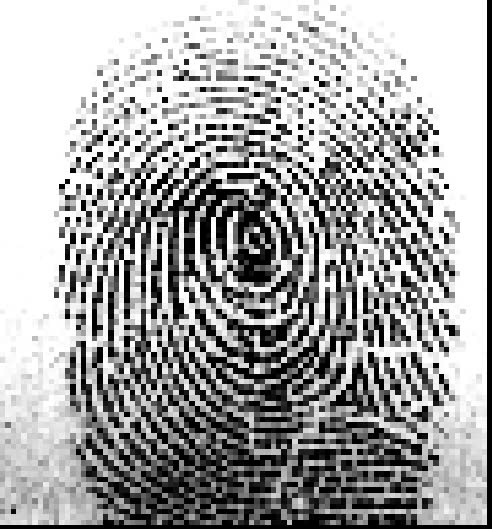
#> input picture fingerprint_processing/input3.jpg, 492 x 529 px
$ python fingerprint_processing.py
#> lines starting #> are read from the running program, lines starting #| are printed output that depends on the picture; after the words box and inside, x2 and y2 are one past the last pixel; in counts of white or black regions, pixels touching at a corner belong together
import os
from PIL import Image
import matplotlib.pyplot as plt
import cv2
import numpy as np

# Referance: https://github.com/greglandrum/rdkit_blog/blob/master/notebooks/Fingerprint%20Thresholds.ipynb
# https://www.kaggle.com/code/dijorajsenroy/fingerprint-feature-extraction-for-biometrics
# https://stackoverflow.com/questions/46522056/how-to-whiten-background-and-blaken-grid-in-a-same-image

import numpy as np
import cv2
from scipy import signal
from scipy import ndimage
import math
import scipy

class FingerprintImageEnhancer(object):
    def __init__(self):
        self.ridge_segment_blksze = 16
        self.ridge_segment_thresh = 0.1
        self.gradient_sigma = 1
        self.block_sigma = 7
        self.orient_smooth_sigma = 7
        self.ridge_freq_blksze = 38
        self.ridge_freq_windsze = 5
        self.min_wave_length = 5
        self.max_wave_length = 15
        self.kx = 0.65
        self.ky = 0.65
        self.angleInc = 1
        self.ridge_filter_thresh = -2


        self._mask = []
        self._normim = []
        self._orientim = []
        self._mean_freq = []
        self._median_freq = []
        self._freq = []
        self._freqim = []
        self._binim = []

    def __normalise(self, img, mean, std):
        if(np.std(img) == 0):
            raise ValueError("Image standard deviation is 0. Please review image again")
        normed = (img - np.mean(img)) / (np.std(img))
        return (normed)

    def __ridge_segment(self, img):
        rows, cols = img.shape
        im = self.__normalise(img, 0, 1)  # normalise to get zero mean and unit standard deviation

        new_rows = np.int32(self.ridge_segment_blksze * np.ceil((float(rows)) / (float(self.ridge_segment_blksze))))

        new_cols = int(self.ridge_segment_blksze * np.ceil((float(cols)) / (float(self.ridge_segment_blksze))))


        padded_img = np.zeros((new_rows, new_cols))
        stddevim = np.zeros((new_rows, new_cols))
        padded_img[0:rows][:, 0:cols] = im
        for i in range(0, new_rows, self.ridge_segment_blksze):
            for j in range(0, new_cols, self.ridge_segment_blksze):
                block = padded_img[i:i + self.ridge_segment_blksze][:, j:j + self.ridge_segment_blksze]

                stddevim[i:i + self.ridge_segment_blksze][:, j:j + self.ridge_segment_blksze] = np.std(block) * np.ones(block.shape)

        stddevim = stddevim[0:rows][:, 0:cols]
        self._mask = stddevim > self.ridge_segment_thresh
        mean_val = np.mean(im[self._mask])
        std_val = np.std(im[self._mask])
        self._normim = (im - mean_val) / (std_val)

    def __ridge_orient(self):
        rows,cols = self._normim.shape
        #Calculate image gradients.
        sze = np.fix(6*self.gradient_sigma)
        if np.remainder(sze,2) == 0:
            sze = sze+1

        gauss = cv2.getGaussianKernel(int(sze), self.gradient_sigma)

        f = gauss * gauss.T

        fy,fx = np.gradient(f)                               #Gradient of Gaussian

        Gx = signal.convolve2d(self._normim, fx, mode='same')
        Gy = signal.convolve2d(self._normim, fy, mode='same')

        Gxx = np.power(Gx,2)
        Gyy = np.power(Gy,2)
        Gxy = Gx*Gy

        #Now smooth the covariance data to perform a weighted summation of the data.
        sze = np.fix(6*self.block_sigma)

        gauss = cv2.getGaussianKernel(int(sze), self.block_sigma)

        f = gauss * gauss.T

        Gxx = ndimage.convolve(Gxx,f)
        Gyy = ndimage.convolve(Gyy,f)
        Gxy = 2*ndimage.convolve(Gxy,f)

        # Analytic solution of principal direction
        denom = np.sqrt(np.power(Gxy,2) + np.power((Gxx - Gyy),2)) + np.finfo(float).eps

        sin2theta = Gxy/denom                   # Sine and cosine of doubled angles
        cos2theta = (Gxx-Gyy)/denom


        if self.orient_smooth_sigma:
            sze = np.fix(6*self.orient_smooth_sigma)
            if np.remainder(sze,2) == 0:
                sze = sze+1
            gauss = cv2.getGaussianKernel(int(sze), self.orient_smooth_sigma)

            f = gauss * gauss.T
            cos2theta = ndimage.convolve(cos2theta,f)                   # Smoothed sine and cosine of
            sin2theta = ndimage.convolve(sin2theta,f)                   # doubled angles

        self._orientim = np.pi/2 + np.arctan2(sin2theta,cos2theta)/2

    def __ridge_freq(self):

        rows, cols = self._normim.shape
        freq = np.zeros((rows, cols))

        for r in range(0, rows - self.ridge_freq_blksze, self.ridge_freq_blksze):
            for c in range(0, cols - self.ridge_freq_blksze, self.ridge_freq_blksze):
                blkim = self._normim[r:r + self.ridge_freq_blksze][:, c:c + self.ridge_freq_blksze]
                blkor = self._orientim[r:r + self.ridge_freq_blksze][:, c:c + self.ridge_freq_blksze]

                freq[r:r + self.ridge_freq_blksze][:, c:c + self.ridge_freq_blksze] = self.__frequest(blkim, blkor)

        self._freq = freq * self._mask
        freq_1d = np.reshape(self._freq, (1, rows * cols))
        ind = np.where(freq_1d > 0)

        ind = np.array(ind)
        ind = ind[1, :]

        non_zero_elems_in_freq = freq_1d[0][ind]

        self._mean_freq = np.mean(non_zero_elems_in_freq)
        self._median_freq = np.median(non_zero_elems_in_freq)  # does not work properly

        self._freq = self._mean_freq * self._mask

    def __frequest(self, blkim, blkor):
        rows, cols = np.shape(blkim)

        # Find mean orientation within the block. This is done by averaging the
        # sines and cosines of the doubled angles before reconstructing the
        # angle again.  This avoids wraparound problems at the origin.

        cosorient = np.mean(np.cos(2 * blkor))
        sinorient = np.mean(np.sin(2 * blkor))
        orient = math.atan2(sinorient, cosorient) / 2

        # Rotate the image block so that the ridges are vertical

        # ROT_mat = cv2.getRotationMatrix2D((cols/2,rows/2),orient/np.pi*180 + 90,1)
        # rotim = cv2.warpAffine(im,ROT_mat,(cols,rows))
        rotim = scipy.ndimage.rotate(blkim, orient / np.pi * 180 + 90, axes=(1, 0), reshape=False, order=3,
                                     mode='nearest')

        # Now crop the image so that the rotated image does not contain any
        # invalid regions.  This prevents the projection down the columns
        # from being mucked up.

        cropsze = int(np.fix(rows / np.sqrt(2)))
        offset = int(np.fix((rows - cropsze) / 2))
        rotim = rotim[offset:offset + cropsze][:, offset:offset + cropsze]

        # Sum down the columns to get a projection of the grey values down
        # the ridges.

        proj = np.sum(rotim, axis=0)
        dilation = scipy.ndimage.grey_dilation(proj, self.ridge_freq_windsze, structure=np.ones(self.ridge_freq_windsze))

        temp = np.abs(dilation - proj)

        peak_thresh = 2

        maxpts = (temp < peak_thresh) & (proj > np.mean(proj))
        maxind = np.where(maxpts)

        rows_maxind, cols_maxind = np.shape(maxind)


        if (cols_maxind < 2):
            return(np.zeros(blkim.shape))
        else:
            NoOfPeaks = cols_maxind
            waveLength = (maxind[0][cols_maxind - 1] - maxind[0][0]) / (NoOfPeaks - 1)
            if waveLength >= self.min_wave_length and waveLength <= self.max_wave_length:
                return(1 / np.double(waveLength) * np.ones(blkim.shape))
            else:
                return(np.zeros(blkim.shape))

    def __ridge_filter(self):

        im = np.double(self._normim)
        rows, cols = im.shape
        newim = np.zeros((rows, cols))

        freq_1d = np.reshape(self._freq, (1, rows * cols))
        ind = np.where(freq_1d > 0)

        ind = np.array(ind)
        ind = ind[1, :]

        # Round the array of frequencies to the nearest 0.01 to reduce the
        # number of distinct frequencies we have to deal with.

        non_zero_elems_in_freq = freq_1d[0][ind]
        non_zero_elems_in_freq = np.double(np.round((non_zero_elems_in_freq * 100))) / 100

        unfreq = np.unique(non_zero_elems_in_freq)

        # Generate filters corresponding to these distinct frequencies and
        # orientations in 'angleInc' increments.

        sigmax = 1 / unfreq[0] * self.kx
        sigmay = 1 / unfreq[0] * self.ky

        sze = int(np.round(3 * np.max([sigmax, sigmay])))


        x, y = np.meshgrid(np.linspace(-sze, sze, (2 * sze + 1)), np.linspace(-sze, sze, (2 * sze + 1)))

        reffilter = np.exp(-(((np.power(x, 2)) / (sigmax * sigmax) + (np.power(y, 2)) / (sigmay * sigmay)))) * np.cos(
            2 * np.pi * unfreq[0] * x)        # this is the original gabor filter

        filt_rows, filt_cols = reffilter.shape

        angleRange = int(180 / self.angleInc)


        gabor_filter = np.array(np.zeros((angleRange, filt_rows, filt_cols)))

        for o in range(0, angleRange):
            # Generate rotated versions of the filter.  Note orientation
            # image provides orientation *along* the ridges, hence +90
            # degrees, and imrotate requires angles +ve anticlockwise, hence
            # the minus sign.

            rot_filt = scipy.ndimage.rotate(reffilter, -(o * self.angleInc + 90), reshape=False)
            gabor_filter[o] = rot_filt

        # Find indices of matrix points greater than maxsze from the image
        # boundary

        maxsze = int(sze)

        temp = self._freq > 0
        validr, validc = np.where(temp)

        temp1 = validr > maxsze
        temp2 = validr < rows - maxsze
        temp3 = validc > maxsze
        temp4 = validc < cols - maxsze

        final_temp = temp1 & temp2 & temp3 & temp4

        finalind = np.where(final_temp)

        # Convert orientation matrix values from radians to an index value
        # that corresponds to round(degrees/angleInc)

        maxorientindex = np.round(180 / self.angleInc)
        orientindex = np.round(self._orientim / np.pi * 180 / self.angleInc)

        # do the filtering
        for i in range(0, rows):
            for j in range(0, cols):
                if (orientindex[i][j] < 1):
                    orientindex[i][j] = orientindex[i][j] + maxorientindex
                if (orientindex[i][j] > maxorientindex):
                    orientindex[i][j] = orientindex[i][j] - maxorientindex
        finalind_rows, finalind_cols = np.shape(finalind)
        sze = int(sze)
        for k in range(0, finalind_cols):
            r = validr[finalind[0][k]]
            c = validc[finalind[0][k]]

            img_block = im[r - sze:r + sze + 1][:, c - sze:c + sze + 1]

            newim[r][c] = np.sum(img_block * gabor_filter[int(orientindex[r][c]) - 1])

        self._binim = newim < self.ridge_filter_thresh

    def save_enhanced_image(self, path):
        # saves the enhanced image at the specified path
        cv2.imwrite(path, (255 * self._binim))

    def enhance(self, img, resize=True):
        # main function to enhance the image.
        # calls all other subroutines

        if(resize):
            rows, cols = np.shape(img)
            aspect_ratio = np.double(rows) / np.double(cols)

            new_rows = 350                      # randomly selected number
            new_cols = new_rows / aspect_ratio

            img = cv2.resize(img, (int(new_cols), int(new_rows)))


        self.__ridge_segment(img)   # normalise the image and find a ROI
        self.__ridge_orient()       # compute orientation image
        self.__ridge_freq()         # compute major frequency of ridges
        self.__ridge_filter()       # filter the image using oriented gabor filter
        return(self._binim)

    import sys
import cv2

image_enhancer = FingerprintImageEnhancer()         # Create object called image_enhancer
                               # load input image
print('loading sample image');
img_name = 'input3.jpg'
img = Image.open(img_name)
#> img is the input picture: PIL image 492x529 RGB; min 0, max 255, mean 165.6
img = np.array(img)
img = cv2.cvtColor(img, cv2.COLOR_BGR2GRAY)
#> img: shape (529, 492)

img = cv2.adaptiveThreshold(img,255,cv2.ADAPTIVE_THRESH_MEAN_C,cv2.THRESH_BINARY,25,1)
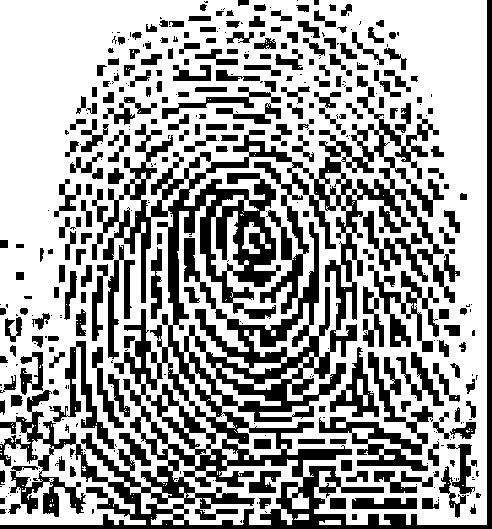
#> img: shape (529, 492); 63.6% white; 424 black regions (195 under 20 px), largest, box (x1, y1, x2, y2) and area: (0, 0, 492, 529) 57952, (319, 352, 433, 471) 3336, (368, 265, 439, 352) 1975

if(len(img.shape)>2):                               # convert image into gray if necessary
    img = cv2.cvtColor(img,cv2.COLOR_BGR2GRAY)

out = image_enhancer.enhance(img)     # run image enhancer
#> in __ridge_segment, `self._mask = stddevim > self.ridge_segment_thresh`:
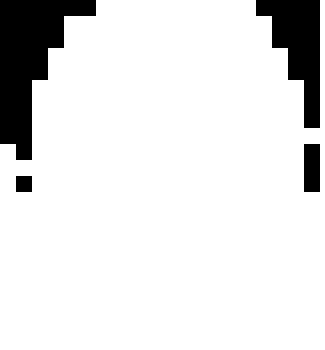
#> self._mask: shape (350, 325) bool; 88.7% white; 4 black regions, box (x1, y1, x2, y2) and area: (0, 0, 96, 160) 7424, (256, 0, 320, 128) 4352, (304, 144, 320, 192) 768, (16, 176, 32, 192) 256
#> in __ridge_segment, `mean_val = np.mean(im[self._mask])`: mean_val = -0.102
#> in __ridge_segment, `std_val = np.std(im[self._mask])`: std_val = 1.02
#> in __ridge_orient, `self._orientim = np.pi/2 + np.arctan2(sin2theta,cos2theta)/2`:
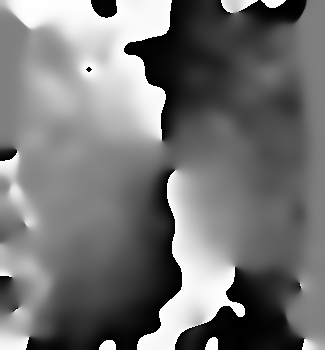
#> self._orientim: shape (350, 325) float64; min 9.87e-07, max 3.14, mean 1.44; drawn with min black and max white
#> the loop in __ridge_freq, `for r in range(0, rows - self.ridge_freq_blksze, self.ridge_freq_blksz..` made 9 passes
#> after the loop in __ridge_freq, `for r in range(0, rows - self.ridge_freq_blksze, self.ridge_freq_blksz..`:
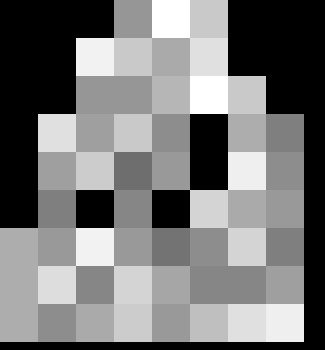
#> freq: shape (350, 325) float64; min 0, max 0.2, mean 0.0933; drawn with min black and max white
#> after the loop in __ridge_filter, `for i in range(0, rows):`:
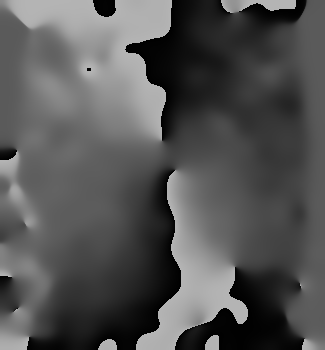
#> orientindex: shape (350, 325) float64; min 1, max 180, mean 83.9
#> after the loop in __ridge_filter, `for k in range(0, finalind_cols):`:
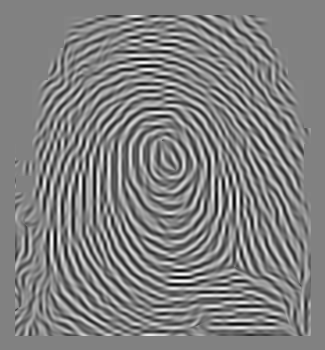
#> newim: shape (350, 325) float64; min -45.73, max 44.52, mean 0; drawn with min black and max white
#> in __ridge_filter, `self._binim = newim < self.ridge_filter_thresh`: self._binim: shape (350, 325) bool; 34.7% white; 72 white regions (9 under 20 px), largest, box (x1, y1, x2, y2) and area: (100, 107, 243, 297) 8106, (50, 82, 305, 336) 4174, (34, 47, 302, 203) 2969
image_enhancer.save_enhanced_image('/output/' + img_name)   # save output
plt.axis('off')
#plt.imshow(out.astype('float32'))
plt.imshow(out.astype('float32'), cmap='gray')
plt.show()
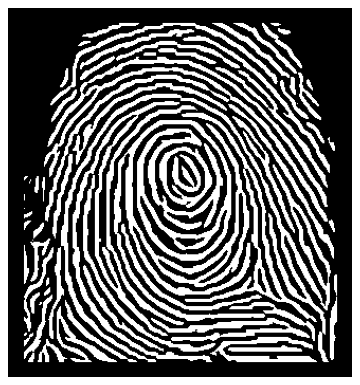
#> figure drawn by matplotlib, 1 panel
